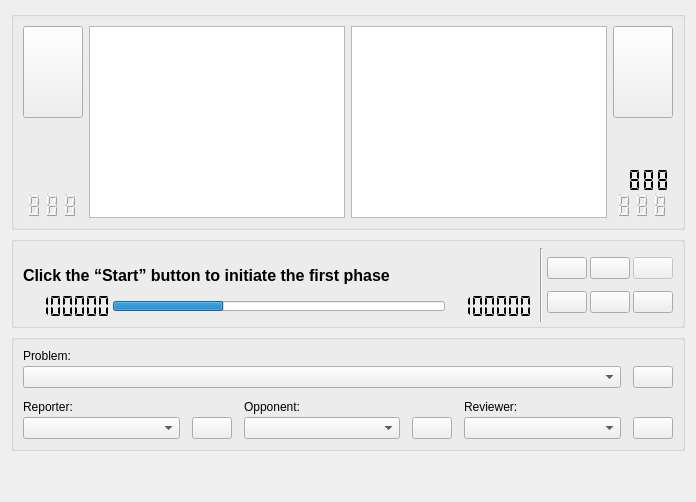
      <widget class="QWidget" name="control">
       <attribute name="title">
        <string>Control</string>
       </attribute>
       <layout class="QVBoxLayout" name="verticalLayout_4">
        <item>
         <widget class="QGroupBox" name="phaseselectionbox">
          <property name="maximumSize">
           <size>
            <width>16777215</width>
            <height>250</height>
           </size>
          </property>
          <property name="title">
           <string/>
          </property>
          <layout class="QGridLayout" name="gridLayout_5">
           <property name="verticalSpacing">
            <number>0</number>
           </property>
           <item row="0" column="0">
            <widget class="QPushButton" name="phasebwd">
             <property name="sizePolicy">
              <sizepolicy hsizetype="Preferred" vsizetype="Preferred">
               <horstretch>0</horstretch>
               <verstretch>1</verstretch>
              </sizepolicy>
             </property>
             <property name="minimumSize">
              <size>
               <width>60</width>
               <height>72</height>
              </size>
             </property>
             <property name="maximumSize">
              <size>
               <width>60</width>
               <height>128</height>
              </size>
             </property>
             <property name="text">
              <string/>
             </property>
             <property name="icon">
              <iconset resource="resources.qrc">
               <normaloff>:/breeze-icons/go-previous-32.svg</normaloff>:/breeze-icons/go-previous-32.svg</iconset>
             </property>
             <property name="iconSize">
              <size>
               <width>32</width>
               <height>32</height>
              </size>
             </property>
            </widget>
           </item>
           <item row="0" column="1" rowspan="4">
            <widget class="QListView" name="listofstages">
             <property name="enabled">
              <bool>true</bool>
             </property>
             <property name="horizontalScrollBarPolicy">
              <enum>Qt::ScrollBarAlwaysOff</enum>
             </property>
             <property name="editTriggers">
              <set>QAbstractItemView::NoEditTriggers</set>
             </property>
             <property name="showDropIndicator" stdset="0">
              <bool>false</bool>
             </property>
             <property name="selectionMode">
              <enum>QAbstractItemView::NoSelection</enum>
             </property>
            </widget>
           </item>
           <item row="0" column="2" rowspan="4">
            <widget class="QListView" name="listofphases">
             <property name="enabled">
              <bool>true</bool>
             </property>
             <property name="horizontalScrollBarPolicy">
              <enum>Qt::ScrollBarAlwaysOff</enum>
             </property>
             <property name="editTriggers">
              <set>QAbstractItemView::NoEditTriggers</set>
             </property>
             <property name="selectionMode">
              <enum>QAbstractItemView::NoSelection</enum>
             </property>
             <property name="selectionBehavior">
              <enum>QAbstractItemView::SelectRows</enum>
             </property>
            </widget>
           </item>
           <item row="0" column="3">
            <widget class="QPushButton" name="phasefwd">
             <property name="sizePolicy">
              <sizepolicy hsizetype="Preferred" vsizetype="Preferred">
               <horstretch>0</horstretch>
               <verstretch>1</verstretch>
              </sizepolicy>
             </property>
             <property name="minimumSize">
              <size>
               <width>60</width>
               <height>72</height>
              </size>
             </property>
             <property name="maximumSize">
              <size>
               <width>60</width>
               <height>128</height>
              </size>
             </property>
             <property name="text">
              <string/>
             </property>
             <property name="icon">
              <iconset resource="resources.qrc">
               <normaloff>:/breeze-icons/go-next-32.svg</normaloff>:/breeze-icons/go-next-32.svg</iconset>
             </property>
             <property name="iconSize">
              <size>
               <width>32</width>
               <height>32</height>
              </size>
             </property>
            </widget>
           </item>
           <item row="1" column="3">
            <spacer name="verticalSpacer_3">
             <property name="orientation">
              <enum>Qt::Vertical</enum>
             </property>
             <property name="sizeHint" stdset="0">
              <size>
               <width>20</width>
               <height>50</height>
              </size>
             </property>
            </spacer>
           </item>
           <item row="2" column="3">
            <widget class="QLCDNumber" name="aadvcdown">
             <property name="minimumSize">
              <size>
               <width>60</width>
               <height>25</height>
              </size>
             </property>
             <property name="maximumSize">
              <size>
               <width>60</width>
               <height>25</height>
              </size>
             </property>
             <property name="frameShape">
              <enum>QFrame::NoFrame</enum>
             </property>
             <property name="frameShadow">
              <enum>QFrame::Plain</enum>
             </property>
             <property name="lineWidth">
              <number>0</number>
             </property>
             <property name="smallDecimalPoint">
              <bool>true</bool>
             </property>
             <property name="digitCount">
              <number>4</number>
             </property>
             <property name="segmentStyle">
              <enum>QLCDNumber::Flat</enum>
             </property>
             <property name="value" stdset="0">
              <double>888.000000000000000</double>
             </property>
            </widget>
           </item>
           <item row="3" column="0">
            <layout class="QHBoxLayout" name="ppindicators">
             <property name="spacing">
              <number>0</number>
             </property>
             <property name="sizeConstraint">
              <enum>QLayout::SetMaximumSize</enum>
             </property>
             <item>
              <widget class="QLCDNumber" name="ppaadvindic">
               <property name="sizePolicy">
                <sizepolicy hsizetype="Fixed" vsizetype="Minimum">
                 <horstretch>0</horstretch>
                 <verstretch>0</verstretch>
                </sizepolicy>
               </property>
               <property name="minimumSize">
                <size>
                 <width>10</width>
                 <height>25</height>
                </size>
               </property>
               <property name="maximumSize">
                <size>
                 <width>14</width>
                 <height>25</height>
                </size>
               </property>
               <property name="frameShape">
                <enum>QFrame::NoFrame</enum>
               </property>
               <property name="frameShadow">
                <enum>QFrame::Plain</enum>
               </property>
               <property name="lineWidth">
                <number>0</number>
               </property>
               <property name="digitCount">
                <number>1</number>
               </property>
               <property name="segmentStyle">
                <enum>QLCDNumber::Outline</enum>
               </property>
               <property name="value" stdset="0">
                <double>8.000000000000000</double>
               </property>
               <property name="intValue" stdset="0">
                <number>8</number>
               </property>
              </widget>
             </item>
             <item>
              <widget class="QLCDNumber" name="ppcarryindic">
               <property name="sizePolicy">
                <sizepolicy hsizetype="Fixed" vsizetype="Minimum">
                 <horstretch>0</horstretch>
                 <verstretch>0</verstretch>
                </sizepolicy>
               </property>
               <property name="minimumSize">
                <size>
                 <width>10</width>
                 <height>25</height>
                </size>
               </property>
               <property name="maximumSize">
                <size>
                 <width>14</width>
                 <height>25</height>
                </size>
               </property>
               <property name="frameShape">
                <enum>QFrame::NoFrame</enum>
               </property>
               <property name="frameShadow">
                <enum>QFrame::Plain</enum>
               </property>
               <property name="lineWidth">
                <number>0</number>
               </property>
               <property name="digitCount">
                <number>1</number>
               </property>
               <property name="segmentStyle">
                <enum>QLCDNumber::Outline</enum>
               </property>
               <property name="value" stdset="0">
                <double>8.000000000000000</double>
               </property>
               <property name="intValue" stdset="0">
                <number>8</number>
               </property>
              </widget>
             </item>
             <item>
              <widget class="QLCDNumber" name="ppocarryindic">
               <property name="sizePolicy">
                <sizepolicy hsizetype="Fixed" vsizetype="Minimum">
                 <horstretch>0</horstretch>
                 <verstretch>0</verstretch>
                </sizepolicy>
               </property>
               <property name="minimumSize">
                <size>
                 <width>10</width>
                 <height>25</height>
                </size>
               </property>
               <property name="maximumSize">
                <size>
                 <width>14</width>
                 <height>25</height>
                </size>
               </property>
               <property name="frameShape">
                <enum>QFrame::NoFrame</enum>
               </property>
               <property name="frameShadow">
                <enum>QFrame::Plain</enum>
               </property>
               <property name="lineWidth">
                <number>0</number>
               </property>
               <property name="digitCount">
                <number>1</number>
               </property>
               <property name="segmentStyle">
                <enum>QLCDNumber::Outline</enum>
               </property>
               <property name="value" stdset="0">
                <double>8.000000000000000</double>
               </property>
               <property name="intValue" stdset="0">
                <number>8</number>
               </property>
              </widget>
             </item>
            </layout>
           </item>
           <item row="3" column="3">
            <layout class="QHBoxLayout" name="cpindicators">
             <property name="spacing">
              <number>0</number>
             </property>
             <property name="sizeConstraint">
              <enum>QLayout::SetMaximumSize</enum>
             </property>
             <item>
              <widget class="QLCDNumber" name="cpaadvindic">
               <property name="sizePolicy">
                <sizepolicy hsizetype="Fixed" vsizetype="Minimum">
                 <horstretch>0</horstretch>
                 <verstretch>0</verstretch>
                </sizepolicy>
               </property>
               <property name="minimumSize">
                <size>
                 <width>10</width>
                 <height>25</height>
                </size>
               </property>
               <property name="maximumSize">
                <size>
                 <width>14</width>
                 <height>25</height>
                </size>
               </property>
               <property name="frameShape">
                <enum>QFrame::NoFrame</enum>
               </property>
               <property name="frameShadow">
                <enum>QFrame::Plain</enum>
               </property>
               <property name="lineWidth">
                <number>0</number>
               </property>
               <property name="digitCount">
                <number>1</number>
               </property>
               <property name="segmentStyle">
                <enum>QLCDNumber::Outline</enum>
               </property>
               <property name="value" stdset="0">
                <double>8.000000000000000</double>
               </property>
               <property name="intValue" stdset="0">
                <number>8</number>
               </property>
              </widget>
             </item>
             <item>
              <widget class="QLCDNumber" name="cpcarryindic">
               <property name="sizePolicy">
                <sizepolicy hsizetype="Fixed" vsizetype="Minimum">
                 <horstretch>0</horstretch>
                 <verstretch>0</verstretch>
                </sizepolicy>
               </property>
               <property name="minimumSize">
                <size>
                 <width>10</width>
                 <height>25</height>
                </size>
               </property>
               <property name="maximumSize">
                <size>
                 <width>14</width>
                 <height>25</height>
                </size>
               </property>
               <property name="frameShape">
                <enum>QFrame::NoFrame</enum>
               </property>
               <property name="frameShadow">
                <enum>QFrame::Plain</enum>
               </property>
               <property name="lineWidth">
                <number>0</number>
               </property>
               <property name="digitCount">
                <number>1</number>
               </property>
               <property name="segmentStyle">
                <enum>QLCDNumber::Outline</enum>
               </property>
               <property name="value" stdset="0">
                <double>8.000000000000000</double>
               </property>
               <property name="intValue" stdset="0">
                <number>8</number>
               </property>
              </widget>
             </item>
             <item>
              <widget class="QLCDNumber" name="cpocarryindic">
               <property name="sizePolicy">
                <sizepolicy hsizetype="Fixed" vsizetype="Minimum">
                 <horstretch>0</horstretch>
                 <verstretch>0</verstretch>
                </sizepolicy>
               </property>
               <property name="minimumSize">
                <size>
                 <width>10</width>
                 <height>25</height>
                </size>
               </property>
               <property name="maximumSize">
                <size>
                 <width>14</width>
                 <height>25</height>
                </size>
               </property>
               <property name="frameShape">
                <enum>QFrame::NoFrame</enum>
               </property>
               <property name="frameShadow">
                <enum>QFrame::Plain</enum>
               </property>
               <property name="lineWidth">
                <number>0</number>
               </property>
               <property name="digitCount">
                <number>1</number>
               </property>
               <property name="segmentStyle">
                <enum>QLCDNumber::Outline</enum>
               </property>
               <property name="value" stdset="0">
                <double>8.000000000000000</double>
               </property>
               <property name="intValue" stdset="0">
                <number>8</number>
               </property>
              </widget>
             </item>
            </layout>
           </item>
          </layout>
         </widget>
        </item>
        <item>
         <widget class="QGroupBox" name="currentphasebox">
          <property name="maximumSize">
           <size>
            <width>16777215</width>
            <height>130</height>
           </size>
          </property>
          <property name="title">
           <string/>
          </property>
          <layout class="QHBoxLayout" name="horizontalLayout" stretch="0,0,0">
           <property name="spacing">
            <number>3</number>
           </property>
           <property name="topMargin">
            <number>6</number>
           </property>
           <property name="bottomMargin">
            <number>3</number>
           </property>
           <item>
            <layout class="QVBoxLayout" name="verticalLayout_7">
             <property name="spacing">
              <number>0</number>
             </property>
             <item>
              <widget class="QLabel" name="performerslabel">
               <property name="sizePolicy">
                <sizepolicy hsizetype="Ignored" vsizetype="Fixed">
                 <horstretch>0</horstretch>
                 <verstretch>0</verstretch>
                </sizepolicy>
               </property>
               <property name="font">
                <font>
                 <pointsize>11</pointsize>
                </font>
               </property>
               <property name="text">
                <string>&lt;ApplicationName&gt; &lt;Version&gt;</string>
               </property>
               <property name="textFormat">
                <enum>Qt::PlainText</enum>
               </property>
               <property name="alignment">
                <set>Qt::AlignLeading|Qt::AlignLeft|Qt::AlignVCenter</set>
               </property>
              </widget>
             </item>
             <item>
              <widget class="QLabel" name="phaselabel">
               <property name="enabled">
                <bool>true</bool>
               </property>
               <property name="sizePolicy">
                <sizepolicy hsizetype="Ignored" vsizetype="Fixed">
                 <horstretch>0</horstretch>
                 <verstretch>0</verstretch>
                </sizepolicy>
               </property>
               <property name="font">
                <font>
                 <pointsize>12</pointsize>
                 <weight>75</weight>
                 <bold>true</bold>
                </font>
               </property>
               <property name="text">
                <string>Click the “Start” button to initiate the first phase</string>
               </property>
               <property name="textFormat">
                <enum>Qt::PlainText</enum>
               </property>
               <property name="alignment">
                <set>Qt::AlignLeading|Qt::AlignLeft|Qt::AlignVCenter</set>
               </property>
              </widget>
             </item>
             <item>
              <layout class="QHBoxLayout" name="horizontalLayout_2">
               <property name="topMargin">
                <number>9</number>
               </property>
               <property name="bottomMargin">
                <number>3</number>
               </property>
               <item>
                <widget class="QLCDNumber" name="elapsedtime">
                 <property name="sizePolicy">
                  <sizepolicy hsizetype="Maximum" vsizetype="Fixed">
                   <horstretch>0</horstretch>
                   <verstretch>1</verstretch>
                  </sizepolicy>
                 </property>
                 <property name="minimumSize">
                  <size>
                   <width>90</width>
                   <height>25</height>
                  </size>
                 </property>
                 <property name="frameShape">
                  <enum>QFrame::NoFrame</enum>
                 </property>
                 <property name="frameShadow">
                  <enum>QFrame::Plain</enum>
                 </property>
                 <property name="lineWidth">
                  <number>0</number>
                 </property>
                 <property name="digitCount">
                  <number>7</number>
                 </property>
                 <property name="segmentStyle">
                  <enum>QLCDNumber::Flat</enum>
                 </property>
                 <property name="value" stdset="0">
                  <double>8888888.000000000000000</double>
                 </property>
                 <property name="intValue" stdset="0">
                  <number>8888888</number>
                 </property>
                </widget>
               </item>
               <item>
                <widget class="QProgressBar" name="progressbar">
                 <property name="enabled">
                  <bool>true</bool>
                 </property>
                 <property name="minimumSize">
                  <size>
                   <width>0</width>
                   <height>10</height>
                  </size>
                 </property>
                 <property name="maximumSize">
                  <size>
                   <width>16777215</width>
                   <height>10</height>
                  </size>
                 </property>
                 <property name="maximum">
                  <number>3</number>
                 </property>
                 <property name="value">
                  <number>1</number>
                 </property>
                 <property name="textVisible">
                  <bool>false</bool>
                 </property>
                </widget>
               </item>
               <item>
                <widget class="QLCDNumber" name="maxtime">
                 <property name="enabled">
                  <bool>true</bool>
                 </property>
                 <property name="sizePolicy">
                  <sizepolicy hsizetype="Maximum" vsizetype="Fixed">
                   <horstretch>0</horstretch>
                   <verstretch>1</verstretch>
                  </sizepolicy>
                 </property>
                 <property name="minimumSize">
                  <size>
                   <width>90</width>
                   <height>25</height>
                  </size>
                 </property>
                 <property name="frameShape">
                  <enum>QFrame::NoFrame</enum>
                 </property>
                 <property name="frameShadow">
                  <enum>QFrame::Plain</enum>
                 </property>
                 <property name="lineWidth">
                  <number>0</number>
                 </property>
                 <property name="digitCount">
                  <number>7</number>
                 </property>
                 <property name="segmentStyle">
                  <enum>QLCDNumber::Flat</enum>
                 </property>
                 <property name="value" stdset="0">
                  <double>8888888.000000000000000</double>
                 </property>
                 <property name="intValue" stdset="0">
                  <number>8888888</number>
                 </property>
                </widget>
               </item>
              </layout>
             </item>
            </layout>
           </item>
           <item>
            <widget class="Line" name="line_2">
             <property name="minimumSize">
              <size>
               <width>6</width>
               <height>0</height>
              </size>
             </property>
             <property name="orientation">
              <enum>Qt::Vertical</enum>
             </property>
            </widget>
           </item>
           <item>
            <layout class="QGridLayout" name="phasecontrolbttns">
             <item row="0" column="0">
              <widget class="QPushButton" name="startstopbttn">
               <property name="sizePolicy">
                <sizepolicy hsizetype="Fixed" vsizetype="Fixed">
                 <horstretch>0</horstretch>
                 <verstretch>0</verstretch>
                </sizepolicy>
               </property>
               <property name="icon">
                <iconset resource="resources.qrc">
                 <normaloff>:/breeze-icons/chronometer-start-24.svg</normaloff>:/breeze-icons/chronometer-start-24.svg</iconset>
               </property>
               <property name="iconSize">
                <size>
                 <width>24</width>
                 <height>24</height>
                </size>
               </property>
              </widget>
             </item>
             <item row="0" column="1">
              <widget class="QPushButton" name="resettimebttn">
               <property name="sizePolicy">
                <sizepolicy hsizetype="Fixed" vsizetype="Fixed">
                 <horstretch>0</horstretch>
                 <verstretch>0</verstretch>
                </sizepolicy>
               </property>
               <property name="icon">
                <iconset resource="resources.qrc">
                 <normaloff>:/breeze-icons/chronometer-restart-24.svg</normaloff>:/breeze-icons/chronometer-restart-24.svg</iconset>
               </property>
               <property name="iconSize">
                <size>
                 <width>24</width>
                 <height>24</height>
                </size>
               </property>
              </widget>
             </item>
             <item row="0" column="2">
              <widget class="QPushButton" name="savetimebttn">
               <property name="enabled">
                <bool>false</bool>
               </property>
               <property name="sizePolicy">
                <sizepolicy hsizetype="Fixed" vsizetype="Fixed">
                 <horstretch>0</horstretch>
                 <verstretch>0</verstretch>
                </sizepolicy>
               </property>
               <property name="icon">
                <iconset resource="resources.qrc">
                 <normaloff>:/breeze-icons/document-save-24.svg</normaloff>:/breeze-icons/document-save-24.svg</iconset>
               </property>
               <property name="iconSize">
                <size>
                 <width>24</width>
                 <height>24</height>
                </size>
               </property>
              </widget>
             </item>
             <item row="1" column="0">
              <widget class="QPushButton" name="timeMinus10bttn">
               <property name="sizePolicy">
                <sizepolicy hsizetype="Fixed" vsizetype="Fixed">
                 <horstretch>0</horstretch>
                 <verstretch>0</verstretch>
                </sizepolicy>
               </property>
               <property name="icon">
                <iconset resource="resources.qrc">
                 <normaloff>:/breeze-icons/chronometer-minus-ten-24.svg</normaloff>:/breeze-icons/chronometer-minus-ten-24.svg</iconset>
               </property>
               <property name="iconSize">
                <size>
                 <width>24</width>
                 <height>24</height>
                </size>
               </property>
              </widget>
             </item>
             <item row="1" column="1">
              <widget class="QPushButton" name="settimebttn">
               <property name="sizePolicy">
                <sizepolicy hsizetype="Fixed" vsizetype="Fixed">
                 <horstretch>0</horstretch>
                 <verstretch>0</verstretch>
                </sizepolicy>
               </property>
               <property name="icon">
                <iconset resource="resources.qrc">
                 <normaloff>:/breeze-icons/chronometer-24.svg</normaloff>:/breeze-icons/chronometer-24.svg</iconset>
               </property>
               <property name="iconSize">
                <size>
                 <width>24</width>
                 <height>24</height>
                </size>
               </property>
              </widget>
             </item>
             <item row="1" column="2">
              <widget class="QPushButton" name="timePlus10bttn">
               <property name="sizePolicy">
                <sizepolicy hsizetype="Fixed" vsizetype="Fixed">
                 <horstretch>0</horstretch>
                 <verstretch>0</verstretch>
                </sizepolicy>
               </property>
               <property name="icon">
                <iconset resource="resources.qrc">
                 <normaloff>:/breeze-icons/chronometer-plus-ten-24.svg</normaloff>:/breeze-icons/chronometer-plus-ten-24.svg</iconset>
               </property>
               <property name="iconSize">
                <size>
                 <width>24</width>
                 <height>24</height>
                </size>
               </property>
              </widget>
             </item>
            </layout>
           </item>
          </layout>
         </widget>
        </item>
        <item>
         <widget class="QGroupBox" name="stageconfigbox">
          <property name="title">
           <string/>
          </property>
          <layout class="QVBoxLayout" name="verticalLayout">
           <property name="spacing">
            <number>12</number>
           </property>
           <item>
            <layout class="QGridLayout" name="currentProblem">
             <property name="verticalSpacing">
              <number>3</number>
             </property>
             <item row="0" column="0">
              <widget class="QLabel" name="problemlabel">
               <property name="text">
                <string>Problem:</string>
               </property>
              </widget>
             </item>
             <item row="1" column="0">
              <widget class="QComboBox" name="problemcombobox"/>
             </item>
             <item row="1" column="1">
              <widget class="QPushButton" name="toggleEditProblemBttn">
               <property name="sizePolicy">
                <sizepolicy hsizetype="Fixed" vsizetype="Fixed">
                 <horstretch>0</horstretch>
                 <verstretch>0</verstretch>
                </sizepolicy>
               </property>
               <property name="icon">
                <iconset resource="resources.qrc">
                 <normaloff>:/breeze-icons/dialog-ok-apply-16.svg</normaloff>:/breeze-icons/dialog-ok-apply-16.svg</iconset>
               </property>
              </widget>
             </item>
            </layout>
           </item>
           <item>
            <layout class="QGridLayout" name="currentPerformers">
             <property name="verticalSpacing">
              <number>3</number>
             </property>
             <item row="0" column="0">
              <widget class="QLabel" name="replabel">
               <property name="text">
                <string>Reporter:</string>
               </property>
              </widget>
             </item>
             <item row="0" column="2">
              <widget class="QLabel" name="opplabel">
               <property name="text">
                <string>Opponent:</string>
               </property>
              </widget>
             </item>
             <item row="0" column="4">
              <widget class="QLabel" name="revlabel">
               <property name="text">
                <string>Reviewer:</string>
               </property>
              </widget>
             </item>
             <item row="1" column="0">
              <widget class="QComboBox" name="repcombobox"/>
             </item>
             <item row="1" column="1">
              <widget class="QPushButton" name="toggleEditRepBttn">
               <property name="sizePolicy">
                <sizepolicy hsizetype="Fixed" vsizetype="Fixed">
                 <horstretch>0</horstretch>
                 <verstretch>0</verstretch>
                </sizepolicy>
               </property>
               <property name="icon">
                <iconset resource="resources.qrc">
                 <normaloff>:/breeze-icons/dialog-ok-apply-16.svg</normaloff>:/breeze-icons/dialog-ok-apply-16.svg</iconset>
               </property>
              </widget>
             </item>
             <item row="1" column="2">
              <widget class="QComboBox" name="oppcombobox"/>
             </item>
             <item row="1" column="3">
              <widget class="QPushButton" name="toggleEditOppBttn">
               <property name="sizePolicy">
                <sizepolicy hsizetype="Fixed" vsizetype="Fixed">
                 <horstretch>0</horstretch>
                 <verstretch>0</verstretch>
                </sizepolicy>
               </property>
               <property name="icon">
                <iconset resource="resources.qrc">
                 <normaloff>:/breeze-icons/dialog-ok-apply-16.svg</normaloff>:/breeze-icons/dialog-ok-apply-16.svg</iconset>
               </property>
              </widget>
             </item>
             <item row="1" column="4">
              <widget class="QComboBox" name="revcombobox"/>
             </item>
             <item row="1" column="5">
              <widget class="QPushButton" name="toggleEditRevBttn">
               <property name="sizePolicy">
                <sizepolicy hsizetype="Fixed" vsizetype="Fixed">
                 <horstretch>0</horstretch>
                 <verstretch>0</verstretch>
                </sizepolicy>
               </property>
               <property name="icon">
                <iconset resource="resources.qrc">
                 <normaloff>:/breeze-icons/dialog-ok-apply-16.svg</normaloff>:/breeze-icons/dialog-ok-apply-16.svg</iconset>
               </property>
              </widget>
             </item>
            </layout>
           </item>
          </layout>
         </widget>
        </item>
        <item>
         <spacer name="verticalSpacer">
          <property name="orientation">
           <enum>Qt::Vertical</enum>
          </property>
          <property name="sizeType">
           <enum>QSizePolicy::MinimumExpanding</enum>
          </property>
          <property name="sizeHint" stdset="0">
           <size>
            <width>20</width>
            <height>40</height>
           </size>
          </property>
         </spacer>
        </item>
       </layout>
      </widget>
